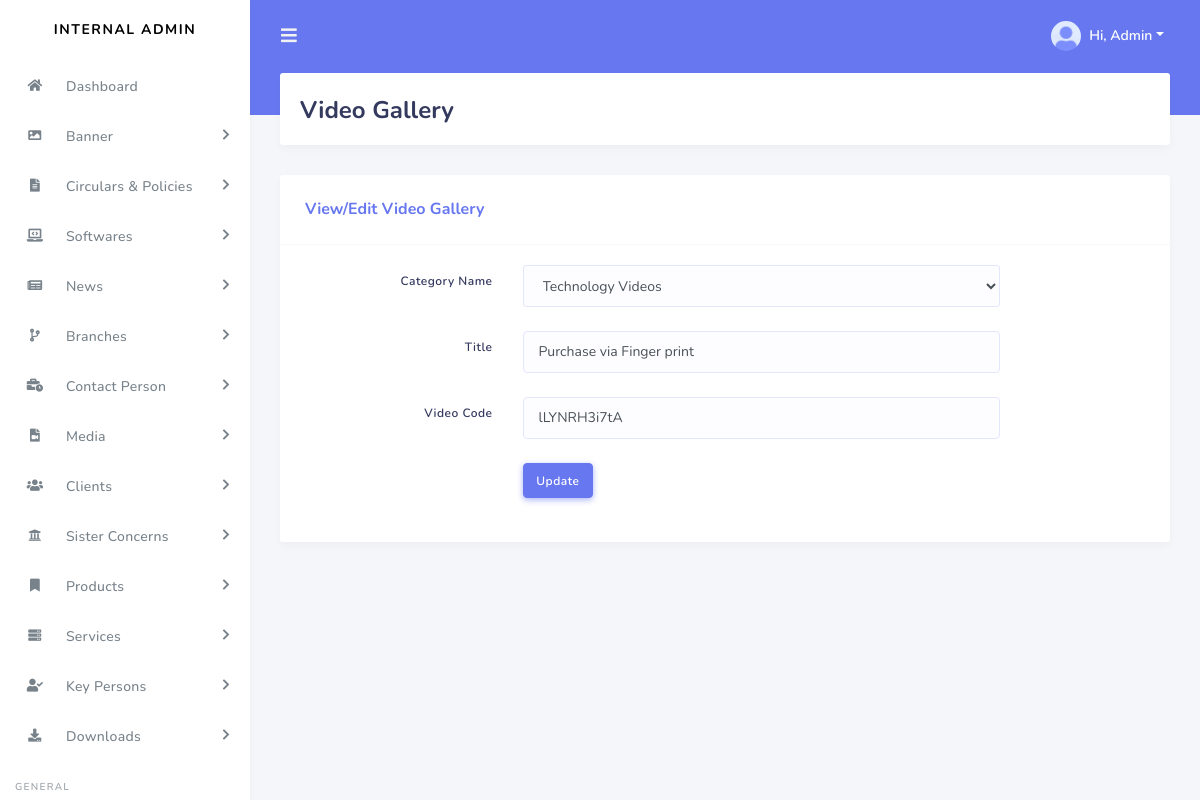
Screenshot of /admin/edit-video.php?v-id=8 (signed in) with the database file from the repository.
### tables this page shows
CREATE TABLE IF NOT EXISTS `i_videogallery` (
  `IVideoID` bigint(20) NOT NULL AUTO_INCREMENT,
  `IVCat` bigint(20) NOT NULL,
  `IVTitle` varchar(255) NOT NULL,
  `IVUrl` varchar(255) NOT NULL,
  `IVSortOrder` bigint(20) DEFAULT NULL,
  `Timestamp` timestamp NOT NULL DEFAULT CURRENT_TIMESTAMP,
  PRIMARY KEY (`IVideoID`)
);

CREATE TABLE IF NOT EXISTS `i_category` (
  `ICategoryID` bigint(20) NOT NULL AUTO_INCREMENT,
  `ICName` varchar(255) NOT NULL,
  `ICImage` varchar(255) DEFAULT NULL,
  `ICType` enum('Both','Photo','Video') NOT NULL,
  `ICSortOrder` bigint(20) DEFAULT NULL,
  `Timestamp` timestamp NOT NULL DEFAULT CURRENT_TIMESTAMP,
  PRIMARY KEY (`ICategoryID`)
);

### admin/edit-video.php (the view, shortened to what this page needs)
<?php
require 'db/config.php';
$IVideoID=$_GET['v-id'];
$Queryer ="SELECT i_videogallery.*, i_category.* FROM i_videogallery INNER JOIN i_category ON i_videogallery.IVCat=i_category.ICategoryID WHERE i_videogallery.IVideoID='$IVideoID'";
$Resulter = $conn->query($Queryer);
$Rower = $Resulter->fetch_assoc();
$Cat_ID=$Rower['IVCat'];
?>
<!DOCTYPE html>
<html lang="en">
<head><meta http-equiv="Content-Type" content="text/html; charset=utf-8">
  <link rel="stylesheet" href="https://stackpath.bootstrapcdn.com/bootstrap/4.3.1/css/bootstrap.min.css">
  <link rel="stylesheet" href="https://use.fontawesome.com/releases/v5.7.2/css/all.css">
  <link rel="stylesheet" href="assets/css/style.css">
  <link rel="stylesheet" href="assets/css/components.css">
</head>
<body>
<?php include 'partials/sidebar.php'?>
      <div class="main-content">
        <section class="section">
          <div class="section-header">
            <h1>Video Gallery</h1>
          </div>
              <div class="row">
              <div class="col-12">
                <div class="card">
                  <div class="card-header">
                    <h4>View/Edit Video Gallery</h4>
                  </div>
                  <div class="card-body">
                  <form method="POST"  enctype="multipart/form-data">
                    <div class="form-group row mb-4">
                      <label class="col-form-label text-md-right col-12 col-md-3 col-lg-3">Category Name</label>
                      <div class="col-sm-12 col-md-7">
                        <select class="form-control selectric" name="vcname">
                          <option value="<?php echo $Cat_ID; ?>"><?php echo $Rower['ICName']; ?></option>
                        </select>
                      </div>
                    </div>
                   <div class="form-group row mb-4">
                      <label class="col-form-label text-md-right col-12 col-md-3 col-lg-3">Title</label>
                      <div class="col-sm-12 col-md-7">
                        <input type="text" name="vtitle" class="form-control" value="<?php echo $Rower['IVTitle']; ?>" required>
                      </div>
                    </div>
                    <div class="form-group row mb-4">
                      <label class="col-form-label text-md-right col-12 col-md-3 col-lg-3">Video Code</label>
                      <div class="col-sm-12 col-md-7">
                        <input type="text" name="vurl" class="form-control" value="<?php echo $Rower['IVUrl']; ?>" required>
                      </div>
                    </div>
                    <div class="form-group row mb-4">
                      <label class="col-form-label text-md-right col-12 col-md-3 col-lg-3"></label>
                      <div class="col-sm-12 col-md-7">
                        <button class="btn btn-primary" type="submit" name="update">Update</button>
                      </div>
                    </div>
                  </div>
                </div>
              </div>
            </div>
        </section>
      </div>
</body>
</html>

### rows the page displays
i_videogallery: vcname "Technology Videos", vtitle "Purchase via Finger print", vurl "lLYNRH3i7tA"
